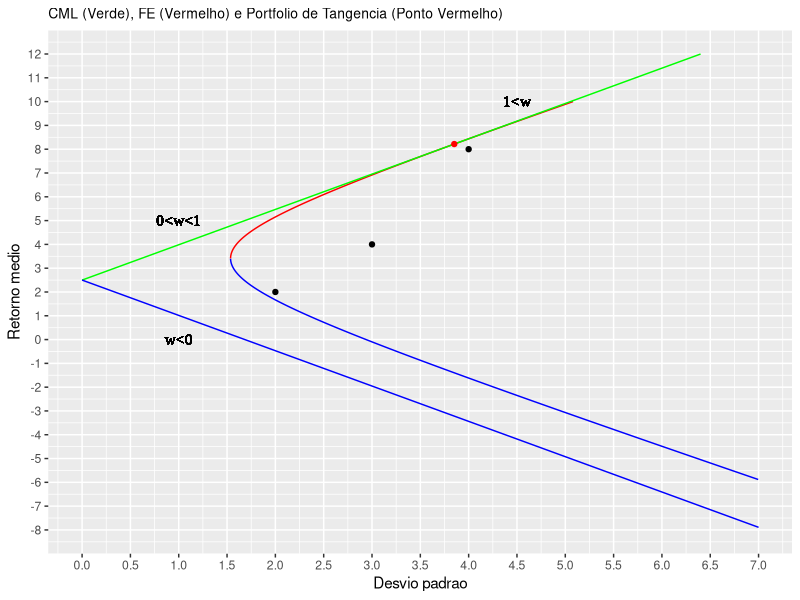

This figure's R source:
library(pracma)
library(reshape2)
library(ggplot2)
library(ggthemes)
library(cowplot)

Sigma <- matrix(c(16,0,0,0,9,0,0,0,4),ncol=3)
m <- c(8,4,2)
invSigma <- inv(Sigma)
rf = 2.5

um <- ones(length(m),1)

a <- as.vector(t(um)%*%invSigma%*%um)
b <- as.vector(t(um)%*%invSigma%*%m)
c <- as.vector(t(m)%*%invSigma%*%m)
d <- as.vector(a*c-b^2)

# Portfolio de tangencia
wt <- invSigma%*%((m-rf*um)/(b-a*rf)) 
mu_t <- (b*rf-c)/(a*rf-b)
sigma_t <- sqrt((a*rf^2-2*b*rf + c)/(b-a*rf)^2)

h <- (mu_t-rf)/sigma_t
sdcml <- seq(0,7,0.01)
cml <- rf + h*sdcml

mucml <- seq(-8,10,0.01)
cmlinef <- rf - h*sdcml

wg <- invSigma%*%um/a #Pesos do portfolio a variancia maxima global
v_g <- t(wg)%*%Sigma%*%wg # Minima variania global
m_g <- t(wg)%*%m # Minimo retorno medio global

###################################
# Costruir a Fronteira Eficiente #
###################################
v_eff <- (((a*mucml^2)-2*b*mucml+c)/d)^0.5

plot_1 <- cbind.data.frame(mucml,v_eff)
plot_2 <- cbind.data.frame(sdcml,cml)
plot_3 <- cbind.data.frame(sdcml,cmlinef)
plot_1_1 <- subset(plot_1,mucml < as.numeric(m_g))
plot_1_2 <- subset(plot_1,mucml >= as.numeric(m_g))


ggplot(plot_1_1,aes(x = v_eff, y = mucml)) + 
  geom_path(col="blue") +
  geom_line(data  = plot_1_2, aes(x = v_eff, y = mucml), col="red")+
  geom_line(data  = plot_2, aes(x = sdcml, y = cml), col="green") +
  geom_line(data  = plot_2, aes(x = sdcml, y = cmlinef), col="blue") +
  geom_point(data = cbind.data.frame(mu_t,sigma_t), aes(sigma_t,mu_t), col = "red") +
  geom_point(data = cbind.data.frame(m,sd=diag(Sigma)^0.5),aes(sd,m)) +
  xlab("Desvio padrao") + ylab("Retorno medio") +
  geom_text(x=1, y=5, label="0<w<1",family = "Times New Roman") +
  geom_text(x=1, y=0, label="w<0",family = "Times New Roman") +
  geom_text(x=4.5, y=10, label="1<w",family = "Times New Roman") +
  ggtitle("CML (Verde), FE (Vermelho) e Portfolio de Tangencia (Ponto Vermelho)") + theme_grey() +
  scale_y_continuous(breaks=seq(-8,12,1),limits = c(-8,12)) +
  scale_x_continuous(breaks=seq(0,7,0.5),limits = c(0,7)) +
  theme(plot.title = element_text(size = 10))


